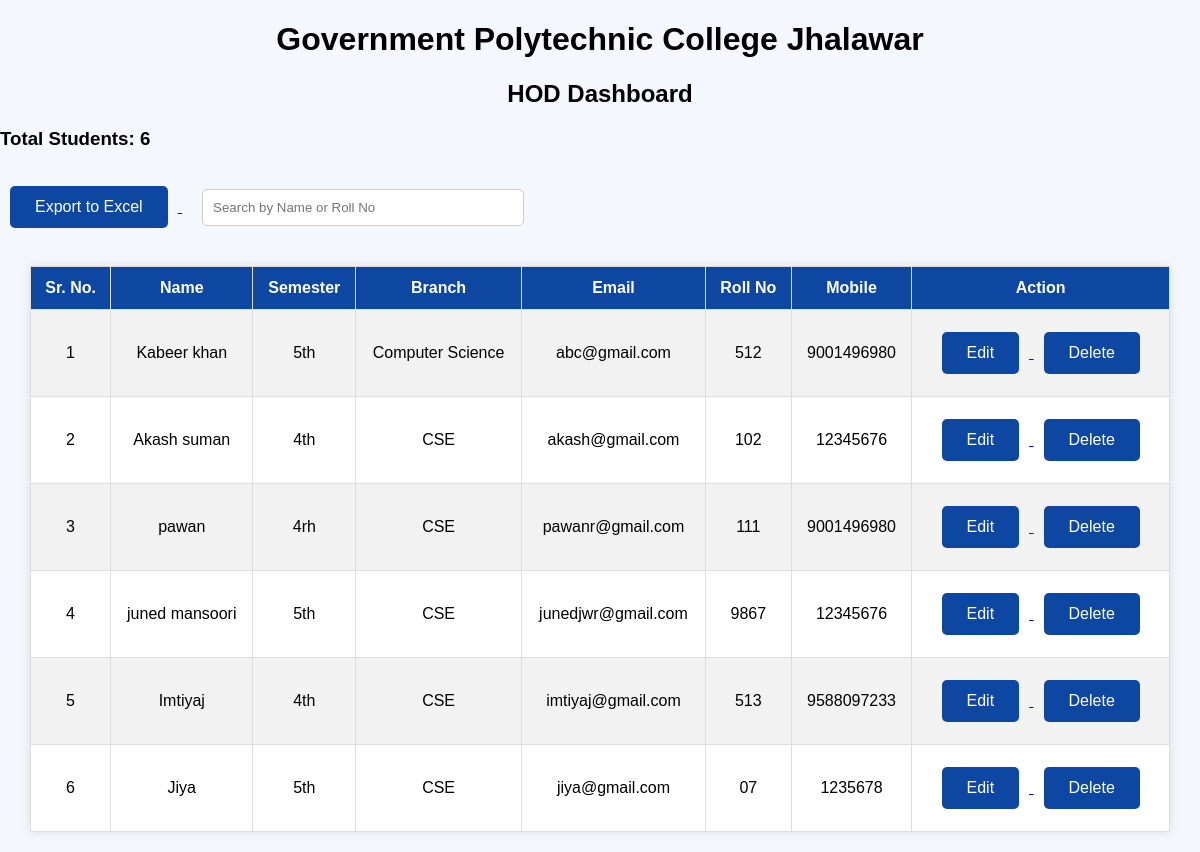
/admin, run on an earlier commit of the app's database.
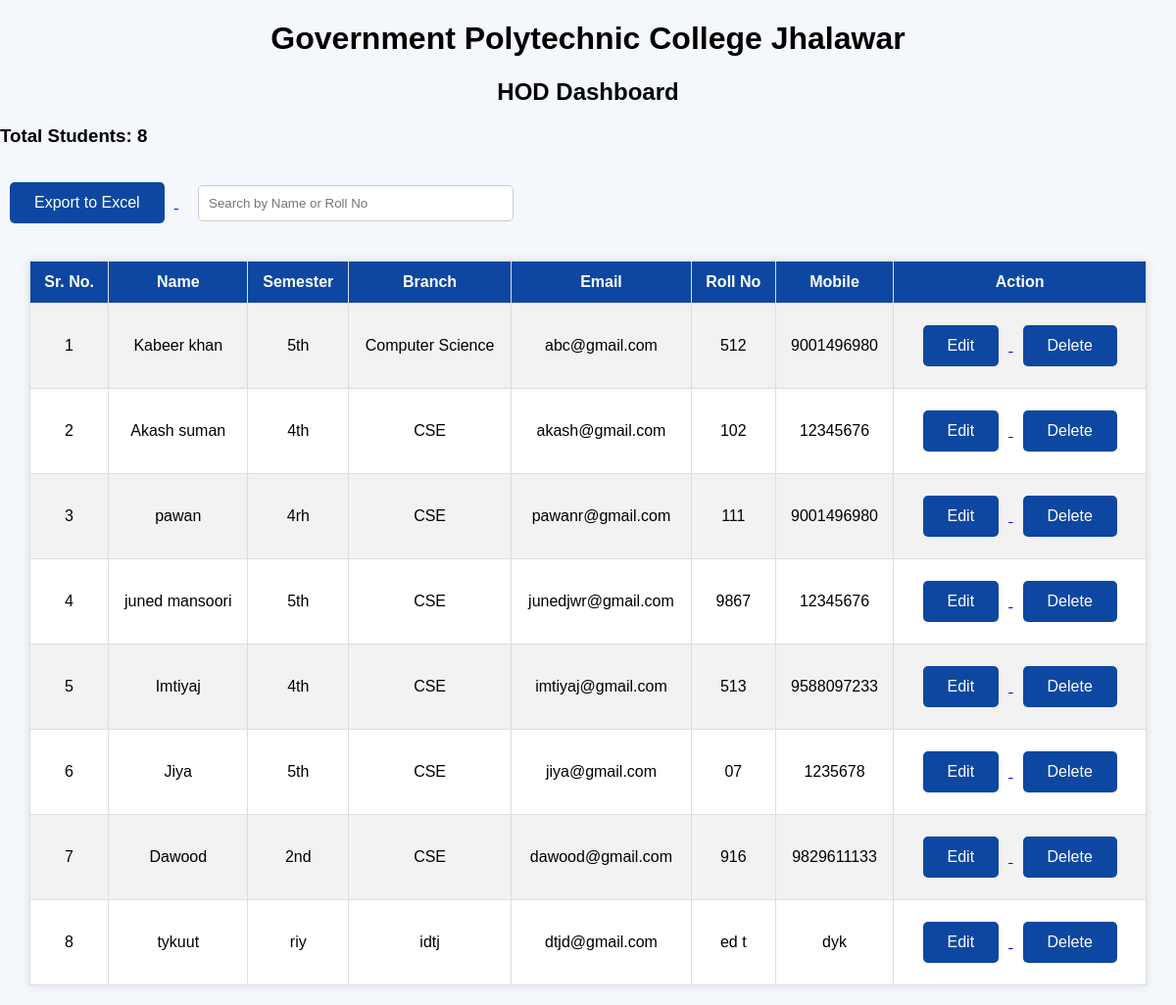
And on a later commit of the database.
### tables this page shows
CREATE TABLE students (
        id INTEGER PRIMARY KEY AUTOINCREMENT,
        name TEXT,
        semester TEXT,
        branch TEXT,
        email TEXT,
        roll TEXT,
        mobile TEXT
    );

### aap.py (the view)
@app.route('/admin')
def admin():
    conn = sqlite3.connect('students.db')
    c = conn.cursor()
    c.execute("SELECT * FROM students")
    students = c.fetchall()
    total_students = len(students)
    conn.close()
    return render_template(
        'admin_dashboard.html',
        students=students,
        total_students=total_students
    )

### templates/admin_dashboard.html (shortened to what this page needs)
<!DOCTYPE html>
<html>
<head>
    <link rel="stylesheet" href="{{ url_for('static', filename='style.css') }}">
</head>
<body>
<h1>Government Polytechnic College Jhalawar</h1>
<h2>HOD Dashboard</h2>
<h3>Total Students: {{ total_students }}</h3>
<a href="/export">
    <button>Export to Excel</button>
</a>
<input type="text" id="searchInput"
placeholder="Search by Name or Roll No"
onkeyup="searchStudent()"
style="padding:10px; width:300px; margin:20px;">
<table>
<tr>
    <th>Sr. No.</th>
    <th>Name</th>
    <th>Semester</th>
    <th>Branch</th>
    <th>Email</th>
    <th>Roll No</th>
    <th>Mobile</th>
    <th>Action</th>
</tr>
{% for student in students %}
<tr>
    <td>{{ loop.index  }}</td>
    <td>{{ student[1] }}</td>
    <td>{{ student[2] }}</td>
    <td>{{ student[3] }}</td>
    <td>{{ student[4] }}</td>
    <td>{{ student[5] }}</td>
    <td>{{ student[6] }}</td>
    <td>
    <a href="/edit/{{ student[0] }}">
        <button>Edit</button>
    </a>
    <a href="/delete/{{ student[0] }}"
       onclick="return confirm('Delete this student?')">
        <button>Delete</button>
    </a>
</td>
</tr>
{% endfor %}
</table>
</body>
</html>

### static/style.css (style rules this page uses)
body { margin:0; padding:0; font-family:Arial; background:#f4f7fc; }
button { padding:12px 25px; border:none; background:#0d47a1; color:white; border-radius:5px; cursor:pointer; margin:10px; font-size:16px; }
input { width:100%; padding:12px; margin-top:15px; border:1px solid #ccc; border-radius:5px; }
table { width:95%; margin:20px auto; border-collapse:collapse; background:white; box-shadow:0 0 10px rgba(0,0,0,0.1); }
th { background:#0d47a1; color:white; padding:12px; border:1px solid #ddd; }
td { padding:12px; border:1px solid #ddd; text-align:center; }
tr:nth-child(even) { background:#f2f2f2; }
h1,h2 { text-align:center; }
#searchInput { width:300px; padding:10px; margin:20px; border:1px solid #ccc; border-radius:5px; }

What changed in the data, as far as the page shows it:
added students: name "Dawood", semester "2nd", branch "CSE", email "dawood@gmail.com", roll "916", mobile "9829611133"
added students: name "tykuut", semester "riy", branch "idtj", email "dtjd@gmail.com", roll "ed t", mobile "dyk"
Also different on the page:
{{ total_students }}: "6" → "8"
